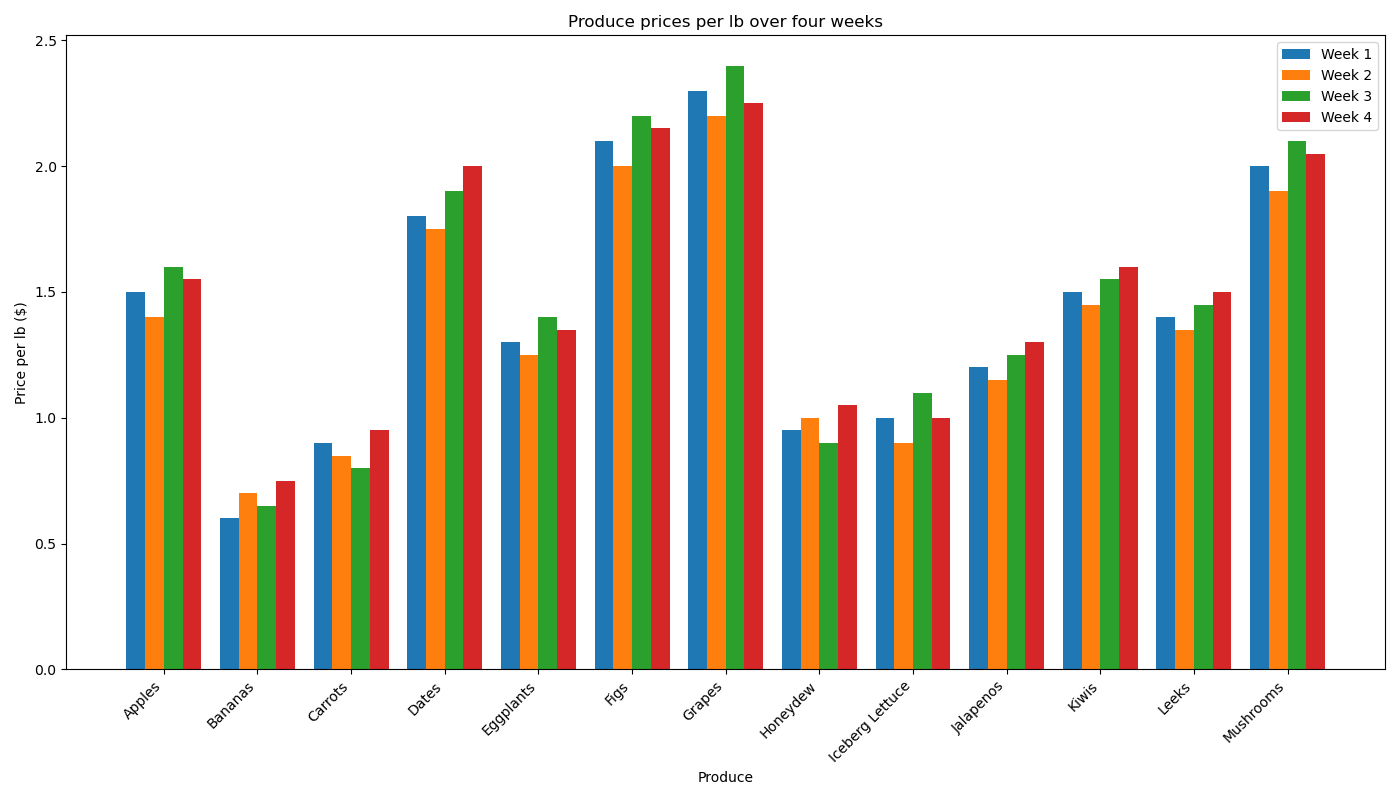

The Python source for this figure:

import matplotlib.pyplot as plt
import numpy as np

# Data from the provided table
produce = [
    'Apples', 'Bananas', 'Carrots', 'Dates', 'Eggplants', 
    'Figs', 'Grapes', 'Honeydew', 'Iceberg Lettuce', 
    'Jalapenos', 'Kiwis', 'Leeks', 'Mushrooms'
]

weeks = ['Week 1', 'Week 2', 'Week 3', 'Week 4']
prices = {
    'Apples': [1.50, 1.40, 1.60, 1.55],
    'Bananas': [0.60, 0.70, 0.65, 0.75],
    'Carrots': [0.90, 0.85, 0.80, 0.95],
    'Dates': [1.80, 1.75, 1.90, 2.00],
    'Eggplants': [1.30, 1.25, 1.40, 1.35],
    'Figs': [2.10, 2.00, 2.20, 2.15],
    'Grapes': [2.30, 2.20, 2.40, 2.25],
    'Honeydew': [0.95, 1.00, 0.90, 1.05],
    'Iceberg Lettuce': [1.00, 0.90, 1.10, 1.00],
    'Jalapenos': [1.20, 1.15, 1.25, 1.30],
    'Kiwis': [1.50, 1.45, 1.55, 1.60],
    'Leeks': [1.40, 1.35, 1.45, 1.50],
    'Mushrooms': [2.00, 1.90, 2.10, 2.05]
}

num_produce = len(produce)
num_weeks = len(weeks)
index = np.arange(num_produce)   # the label locations
bar_width = 0.2  # the width of the bars
offset = bar_width * (num_weeks - 1) / 2

fig, ax = plt.subplots(figsize=(14, 8))

# Generate bars for each week
for i, week in enumerate(weeks):
    prices_week = [prices[item][i] for item in produce]
    ax.bar(index - offset + i * bar_width, prices_week, bar_width, label=week)

# Add some text for labels, title and custom x-axis tick labels, etc.
ax.set_xlabel('Produce')
ax.set_ylabel('Price per lb ($)')
ax.set_title('Produce prices per lb over four weeks')
ax.set_xticks(index)
ax.set_xticklabels(produce, rotation=45, ha='right')
ax.legend()

# Show the plot
plt.tight_layout()
plt.show()
